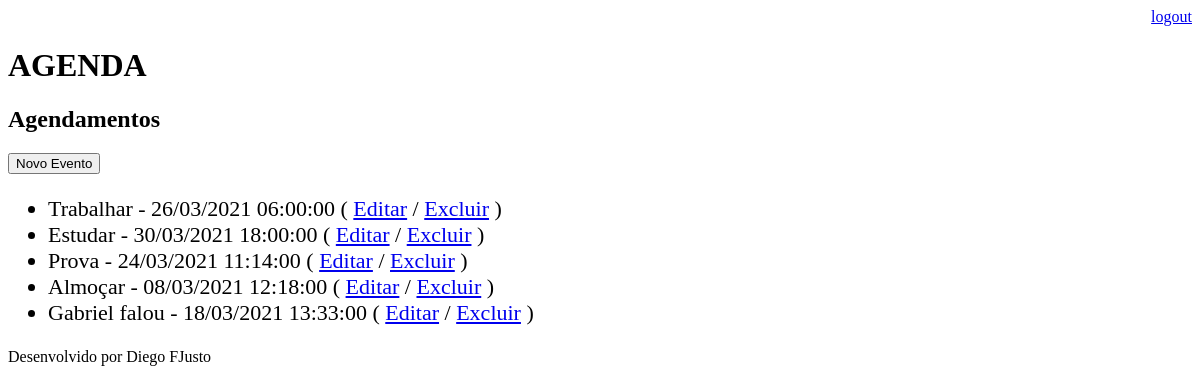
The page /agenda/ (signed in) on the database as committed earlier.
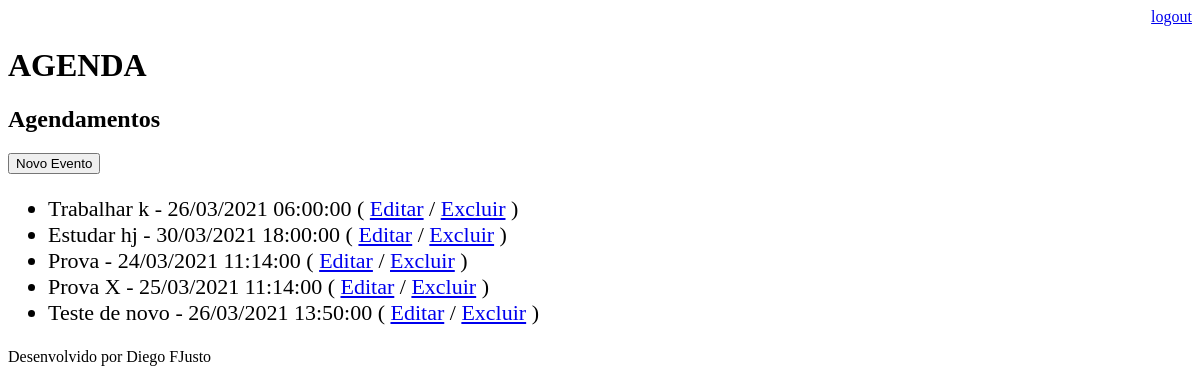
The same page on the database as committed later.
### core/models.py (models this page shows, shortened)
class Evento(models.Model):
    titulo = models.CharField(max_length=100)
    descricao = models.TextField(blank=True, null=True)
    data_evento = models.DateTimeField(verbose_name='Data do Eventos')
    data_criacao = models.DateTimeField(auto_now=True)
    usuario = models.ForeignKey(User, on_delete=models.CASCADE)
    class Meta:
        db_table = 'evento'
    def get_data_evento(self):
        return self.data_evento.strftime('%d/%m/%Y %H:%M:%S')

### core/views.py (the view)
# urls.py: path('agenda/', views.lista_eventos),
@login_required(login_url='/login/')
def lista_eventos(request):
    usuario = request.user
    evento = Evento.objects.filter(usuario=usuario)
    dados = {'eventos':evento}
    return render(request, 'agenda.html', dados)

### templates/agenda.html
{% extends "model-page.html" %}
{% block content %}
    <h2>Agendamentos</h2>
    <a href="evento/">
        <button type="button">Novo Evento</button>
    </a>
    <ul style="font-size: 22px">
        {% for evento in eventos %}
            <li>
                {{ evento.titulo }} - {{ evento.get_data_evento }}
                ( <a href="evento/?id={{ evento.id }}">Editar</a>
                / <a href="evento/delete/{{ evento.id }}/"> Excluir</a> )
            </li>
        {% endfor %}
    </ul>
{% endblock %}

### templates/model-page.html
<!DOCTYPE html>
<html lang="en">
<head>
    {% include "model-header.html" %}
</head>
<body>
    {% block content %} {% endblock %}
    {% include "model-footer.html" %}
</body>
</html>

### templates/model-header.html (shortened to what this page needs)
    <div align="right">
        <a href="/logout">logout</a>
    </div>
    <h1>AGENDA</h1>

### templates/model-footer.html
<p>Desenvolvido por Diego FJusto</p>

Rows that differ between the two databases and show on the page:
removed Evento: titulo "Almoçar", get_data_evento "08/03/2021 12:18:00"
removed Evento: titulo "Gabriel falou", get_data_evento "18/03/2021 13:33:00"
changed Evento: titulo "Trabalhar" → "Trabalhar k"
changed Evento: titulo "Estudar" → "Estudar hj"
added Evento: titulo "Prova X", get_data_evento "25/03/2021 11:14:00"
added Evento: titulo "Teste de novo", get_data_evento "26/03/2021 13:50:00"
